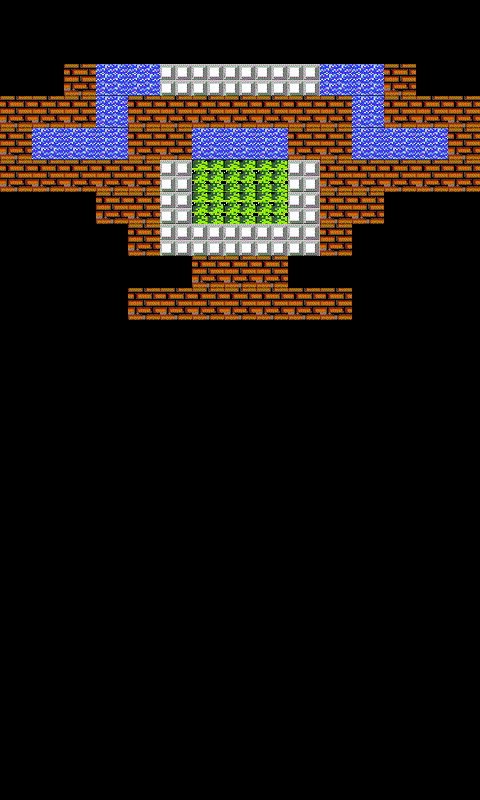

A level layout from a 2D game, rendered from its tile map. Below: a short description, then the map file with tile-grid data replaced by summaries:
An orthogonal 15x25 tile map with 32x32 px tiles, 1 tile layer (bricks) and 1 object (pop).

<map version="1.0" orientation="orthogonal" renderorder="right-down" width="15" height="25" tilewidth="32" tileheight="32">
 <tileset firstgid="1" name="brick" tilewidth="32" tileheight="32">
  <image source="brick.png" width="64" height="64" />
 </tileset>
 <layer name="bricks" width="15" height="25">
  <data>[375 cells, 82 non-empty, 4 distinct tile ids]</data>
 </layer>
 <objectgroup name="prop">
  <object name="pop" x="371" y="295" width="37" height="34" />
 </objectgroup>
</map>